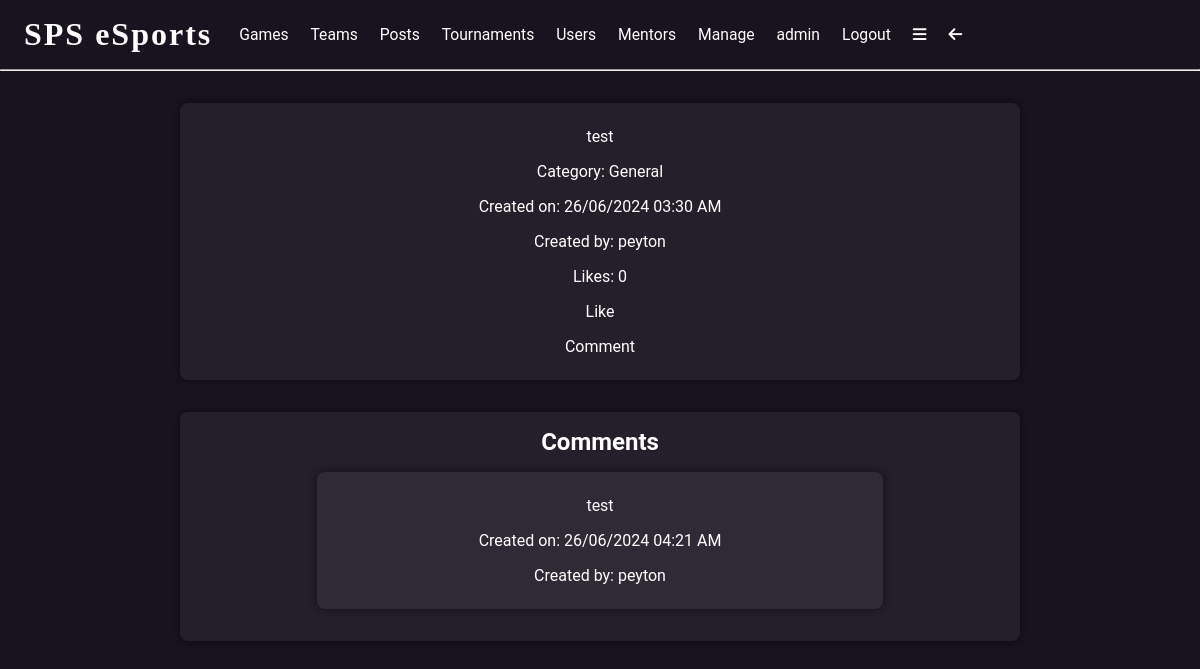
The app's page /post/1 (signed in) with its own data.
### app/models.py (models this page shows, shortened)
class User(UserMixin, db.Model):
    user_id = db.Column(db.Integer, primary_key=True)
    username = db.Column(db.String(64), index=True, unique=True)
    email = db.Column(db.String(120), index=True, unique=True)
    password_hash = db.Column(db.String(128))
    bio = db.Column(db.String(500))
    pfp = db.Column(db.String(500))
    pronouns = db.Column(db.String(50))
    admin = db.Column(db.Boolean, default=False)
    team_admin = db.relationship('Teams', back_populates='team_admin')
    team_users = db.relationship('TeamUsers', back_populates='user')
    posts = db.relationship('Posts', back_populates='user')
    likes = db.relationship('Likes', back_populates='user')
    comments = db.relationship('Comments', back_populates='user')
    tournament_users = db.relationship('TournamentUsers', back_populates='user')
    match_users = db.relationship('MatchUsers', back_populates='user')
    ment_applications = db.relationship('MentApplications', back_populates='user')
    tournament_admin = db.relationship('Tournaments', backref='user', foreign_keys='Tournaments.admin_id')
    tournament_winner = db.relationship('Tournaments', foreign_keys='Tournaments.winner_id')
    following = db.relationship('Following', backref='user', foreign_keys='Following.user_id')
    followed = db.relationship('Following', foreign_keys='Following.following_id')
    mentor = db.relationship('Mentor', backref='mentor', foreign_keys='Mentor.mentor_id')
    mentee = db.relationship('Mentor', foreign_keys='Mentor.mentee_id')
    '''def set_password(self, password):
        self.password_hash = generate_password_hash(password)

    def check_password(self, password):
        return check_password_hash(self.password_hash, password)'''
    '''def set_password(self, password):
        salt = bc.gensalt()
        # convert password to bytes
        password = password.encode('utf-8')
        self.password_hash = bc.hashpw(password=password, salt=salt)

    def check_password(self, password):
        password = password.encode('utf-8')
        return bc.checkpw(password=password, hashed_password=self.password_hash)'''
    def set_password(self, password):
        self.password_hash = argon2.hash(password)
    def check_password(self, password):
        return argon2.verify(password, self.password_hash)

class Posts(db.Model):
    post_id = db.Column(db.Integer, primary_key=True)
    post_content = db.Column(db.String(500))
    post_date = db.Column(db.DateTime, index=True, default=datetime.utcnow)
    category = db.Column(db.String(50))
    user_id = db.Column(db.Integer, db.ForeignKey('user.user_id'))
    user = db.relationship('User', back_populates='posts')
    likes = db.relationship('Likes', back_populates='post')
    comments = db.relationship('Comments', back_populates='post')

class Comments(db.Model):
    comment_id = db.Column(db.Integer, primary_key=True)
    c_content = db.Column(db.String(500))
    c_date = db.Column(db.DateTime, index=True, default=datetime.utcnow)
    post_id = db.Column(db.Integer, db.ForeignKey('posts.post_id'))
    user_id = db.Column(db.Integer, db.ForeignKey('user.user_id'))
    user = db.relationship('User', back_populates='comments')
    post = db.relationship('Posts', back_populates='comments')

### app/routes.py (the view)
@app.route('/post/<post_id>')
@login_required
def post(post_id):
    post = Posts.query.filter_by(post_id=post_id).first_or_404()
    author = User.query.filter_by(user_id=post.user_id).first()
    likes = Likes.query.filter_by(post_id=post_id).count()
    comments = Comments.query.filter_by(post_id=post_id).all()
    for comment in comments:
        comment_author = User.query.filter_by(user_id=comment.user_id).first()
        comment.author = comment_author.username
    is_liked = Likes.query.filter_by(user_id=current_user.user_id, post_id=post_id).count()
    return render_template('post.html', title='Post', post=post, author=author, likes=likes, is_liked=is_liked, comments=comments)

### app/__init__.py (called while the page is built)
@app.template_filter('format_datetime')
def format_datetime(value):
    return value.strftime('%d/%m/%Y %I:%M %p')

### app/models.py (called while the page is built)
@login.user_loader
def load_user(id):
    return User.query.get(int(id))

### app/templates/post.html
{% extends 'base.html' %}
{% block content %}
<div class="centre">
    <div class="gen-container">
        <p>{{post.post_content}}</p>
        <p>Category: {{post.category}}</p>
        <p>Created on: {{post.post_date|format_datetime}}</p>
        <p>Created by: {{author.username}}</p>
        <p>Likes: {{likes}}</p>
        {% if is_liked %}
            <a href="{{url_for('like_post', post_id=post.post_id)}}">Unlike</a>
        {% else %}
            <a href="{{url_for('like_post', post_id=post.post_id)}}">Like</a>
        {% endif %}
        <a href="{{url_for('create_comment', post_id=post.post_id)}}">Comment</a>
    </div>
    <div class="gen-container">
        <h2>Comments</h2>
        {% for comment in comments %}
            <div class="gen-container">
                <p>{{comment.c_content}}</p>
                <p>Created on: {{comment.c_date|format_datetime}}</p>
                <p>Created by: {{comment.author}}</p>
            </div>
        {% endfor %}
    </div>
</div>
{% endblock %}

### app/templates/base.html (shortened to what this page needs)
<!DOCTYPE html>
<html lang="en">
<head>
    <link rel="stylesheet" href="{{url_for('static', filename='css/styles.css')}}">
</head>
<body>
<div class="header">
    <h1 onclick="window.location.href='{{url_for('index')}}'">SPS eSports</h1>
    {% if current_user.is_authenticated %}
    <a href="{{url_for('search_games')}}">Games</a>
    <a href="{{url_for('search_teams')}}">Teams</a>
    <a href="{{url_for('search_posts')}}">Posts</a>
    <a href="{{url_for('search_tournaments')}}">Tournaments</a>
    <a href="{{url_for('search_users')}}">Users</a>
    <a href="{{url_for('search_mentors')}}">Mentors</a>
    {% if current_user.admin %}
    <a href="{{url_for('manage')}}">Manage</a>
    {% endif %}
    <a href="{{url_for('user', username=current_user.username)}}">{{current_user.username}}</a>
    <a href="{{url_for('logout')}}">Logout</a>
    <a href="javascript:showNavBar()"><i class="fa-solid fa-bars"></i></a>
    <a href="javascript:window.history.back();"><i class="fa-solid fa-arrow-left"></i></a>
    {% else %}
        <a href="{{url_for('login')}}">Login</a>
        <a href="{{url_for('register')}}">Register</a>
    {% endif %}
</div>
<hr>
{% block content %} {% endblock %}
</body>
</html>

### app/static/css/styles.css (style rules this page uses)
* { margin: 0; padding: 0; box-sizing: border-box; scroll-behavior: smooth; scrollbar-width: thin; scrollbar-color: white var(--bg); }
body { background: var(--bg); color: white; }
:root { --accent: #9a52ff; --bg: #18131f; --bg2: #372d47; --lightbg: rgba(255,255,255,0.05); }
.header { display:flex; align-items: center; padding: 1em 0.5em; }
.header a { padding: 0em 0.7em; font-family: 'Roboto'; font-size: 0.98em; text-decoration: none; transition: 0.5s; position: relative; transition: 0.3s; color: white; }
.header a::before { content: ''; position: absolute; width: 100%; height: 2px; left: 0; bottom: -2px; background-color: var(--accent); transform-origin: right; transform: scaleX(0); transition: transform 0.3s; }
.header h1 { box-shadow: inset 0 0 0 0 var(--bg); font-family: 'Square Game'; letter-spacing: 2px; padding: 0 0.5em; position: relative; transition: color 0.3s ease-in-out, box-shadow 0.3s ease-in-out; }
h1 { font-family: 'Roboto'; font-size: 2em; }
h2 { font-family: 'Roboto'; font-size: 1.5em; }
p { font-family: 'Roboto'; font-size: 1em; padding: 0.5em 0; }
a { color: white; text-decoration: none; transition: 0.5s; padding: 0.5em 0; position: relative; font-family: 'Roboto'; }
a::before { content: ''; position: absolute; width: 100%; height: 2px; left: 0; bottom: 4px; background-color: var(--accent); transform-origin: right; transform: scaleX(0); transition: transform 0.3s; }
.centre { display: flex; flex-flow: row wrap; align-items: center; justify-content: center; width: 100%; margin: 1em 0; }
.gen-container { display: flex; flex-flow: column wrap; align-items: center; justify-content: center; width: 70%; margin: 1em 0; font-family: 'Roboto'; background-color: var(--lightbg); padding: 1em; border-radius: 0.5em; box-shadow: 0 0 10px 0 rgba(0,0,0,0.5); }

### records on screen
User: username "admin"
Posts: post_content "test", category "General", post_date "26/06/2024 03:30 AM"
User: username "peyton"
Comments: c_content "test", c_date "26/06/2024 04:21 AM", author "peyton"

### other values on screen
{{ likes }} "0"
